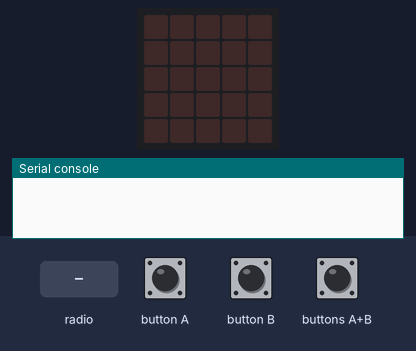
The program below on a simulated BBC micro:bit (MakeCode). On the bench: the board's 5×5 LED display, the last lines printed to the serial console. Inputs (shaded band) come from the test bench. No radio messages arrive unless stated (any console line starting 'radio sent:' is added by the test bench).

Above: at 1.2 s.
1.3 s: button A pressed for 0.15 s
At 2.1 s:
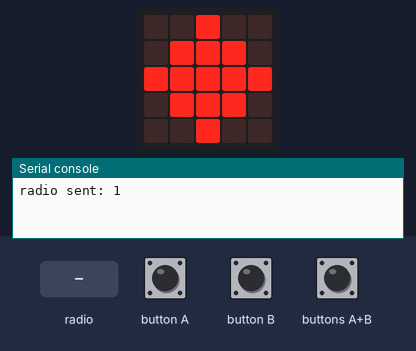
2.9 s: button B pressed for 0.15 s
At 4.2 s:
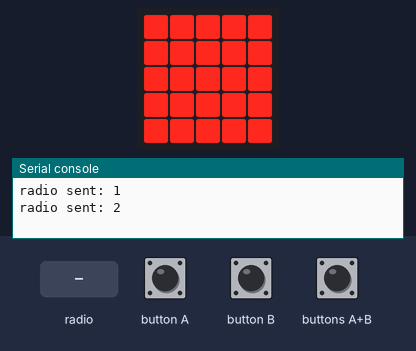
4.5 s: buttons A+B pressed for 0.15 s
At 5.7 s:
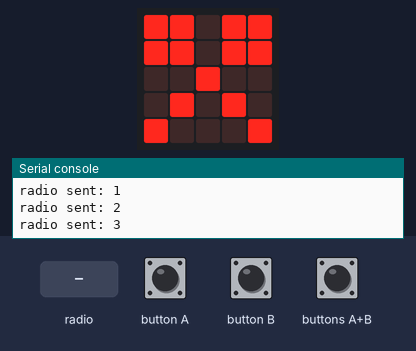
6.1 s: radio message "1" arrives
At 7.4 s:
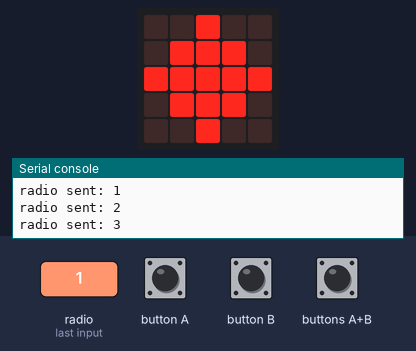
7.7 s: radio message "2" arrives
At 8.7 s:
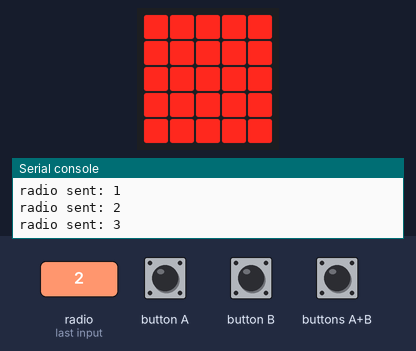
Timing chart, 0 to 10.3 s (numbered marks = the images above; inputs shaded):
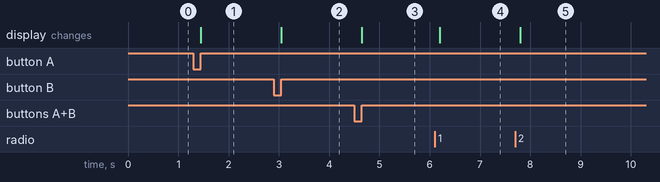

The program:

main.ts
```typescript
radio.onReceivedNumber(function (receivedNumber) {
    while (enviado == 0) {
        basic.pause(1000)
    }
    basic.pause(100)
    basic.clearScreen()
    if (receivedNumber == 1) {
        basic.showLeds(`
            . . # . .
            . # # # .
            # # # # #
            . # # # .
            . . # . .
            `)
    }
    if (receivedNumber == 2) {
        basic.showLeds(`
            # # # # #
            # # # # #
            # # # # #
            # # # # #
            # # # # #
            `)
    }
    if (receivedNumber == 3) {
        basic.showLeds(`
            # # . # #
            # # . # #
            . . # . .
            . # . # .
            # . . . #
            `)
    }
})
input.onButtonPressed(Button.A, function () {
    basic.showLeds(`
        . . # . .
        . # # # .
        # # # # #
        . # # # .
        . . # . .
        `)
    radio.sendNumber(1)
    basic.pause(100)
    enviado = 1
})
input.onButtonPressed(Button.AB, function () {
    basic.showLeds(`
        # # . # #
        # # . # #
        . . # . .
        . # . # .
        # . . . #
        `)
    radio.sendNumber(3)
    basic.pause(100)
    enviado = 1
})
input.onButtonPressed(Button.B, function () {
    basic.showLeds(`
        # # # # #
        # # # # #
        # # # # #
        # # # # #
        # # # # #
        `)
    radio.sendNumber(2)
    basic.pause(100)
    enviado = 1
})
let enviado = 0
radio.setGroup(33)
basic.forever(function () {

})
```

test.ts
```typescript
// aquí va el archivo "tests"; esto no se compilará cuando este paquete se utilice como una extensión.
```

Measured:
- after the input at 1.3 s, the display: changes after 0.15 s (image 1)
- after the input at 2.9 s, the display: changes after 0.15 s (image 2)
- after the input at 4.5 s, the display: changes after 0.15 s (image 3)
- after the input at 6.1 s, the display: changes after 0.10 s (image 4)
- after the input at 7.7 s, the display: changes after 0.10 s (image 5)
